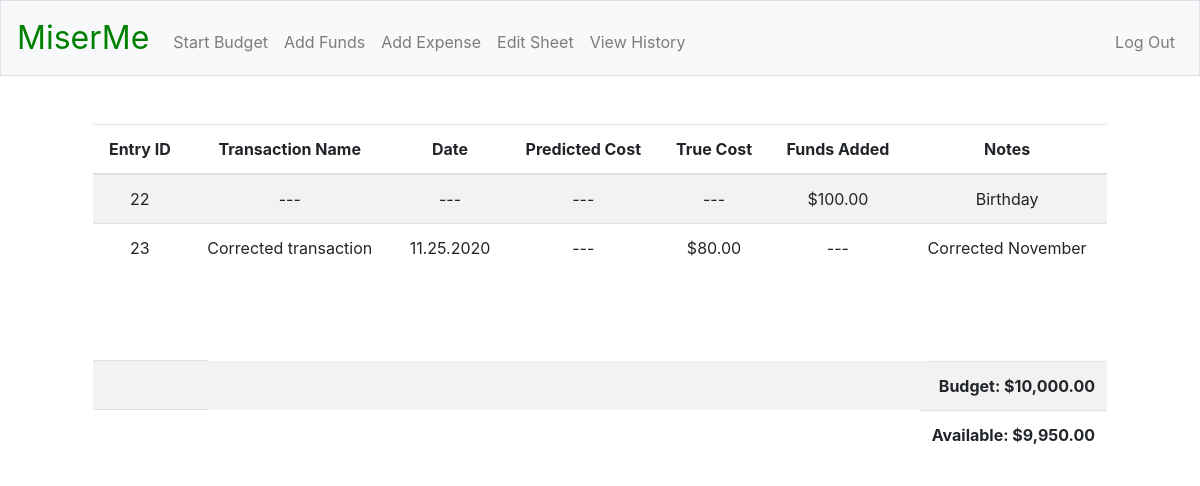
Before: / (signed in) with the older database file.
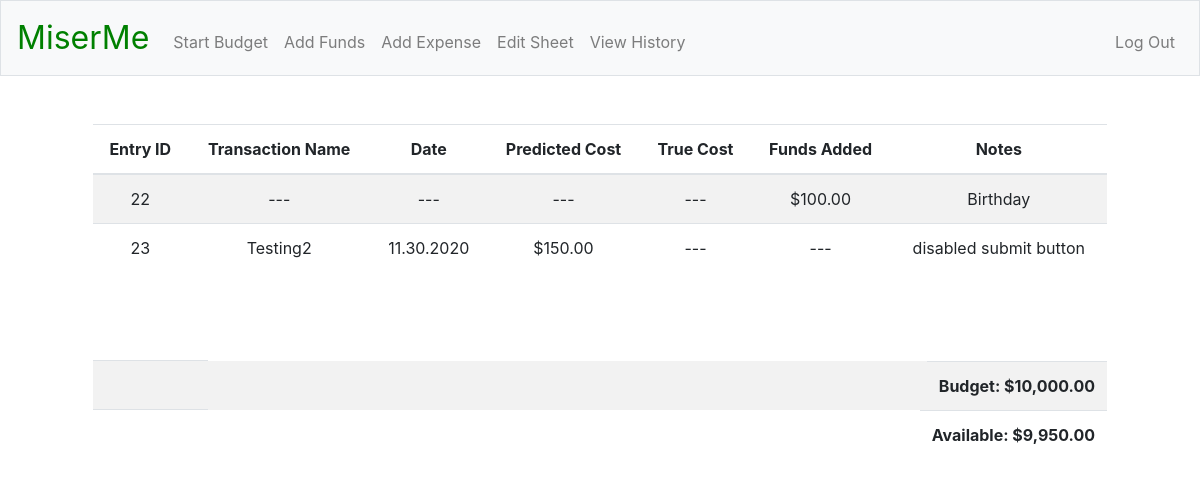
After: the same page with the newer database file.
### tables this page shows
CREATE TABLE finances (
funds_id INTEGER PRIMARY KEY AUTOINCREMENT NOT NULL,
user_id INTEGER NOT NULL,
txn_name TEXT NOT NULL,
date TEXT NOT NULL,
predicted_cost REAL NOT NULL,
true_cost REAL NOT NULL,
funds_added REAL NOT NULL DEFAULT "---",
notes TEXT NOT NULL,
FOREIGN KEY(user_id) REFERENCES registrants(id));

### app.py (the view)
@app.route("/")
@login_required
def index():
    c.execute("SELECT funds_id, txn_name, date, predicted_cost, true_cost, funds_added, notes FROM finances WHERE user_id = :user_id", {"user_id": session["user_id"]})
    rows = c.fetchall()
    funds_snapshot = []
    for row in rows:
        funds_snapshot.append({
            "funds_id": row[0],
            "name": row[1],
            "date": row[2],
            "predict": usd(row[3]),
            "true": usd(row[4]),
            "added": usd(row[5]),
            "notes": row[6]
        })
    c.execute("SELECT funds, budget FROM registrants WHERE id = :user_id", {"user_id": session["user_id"]})
    rows = c.fetchall()
    current_funds = usd(rows[0][0])
    budget = usd(rows[0][1])
    return render_template("index.html", funds_snapshot=funds_snapshot, current_funds=current_funds, budget=budget)

### helpers.py (called while the page is built)
def login_required(f):
    @wraps(f)
    def decorated_functions(*args, **kwargs):
        if session.get("user_id") is None:
            return redirect("/login")
        return f(*args, **kwargs)
    return decorated_functions

def usd(value):
    if isinstance(value, float):
        return f"${value:,.2f}"
    else:
        return value

### templates/index.html (shortened to what this page needs)
{% extends "layout.html" %}
{% block main %}
<div class="col-12">
    <table class="table table-striped">
        <thead>
            <tr>
                <th>Entry ID</th>
                <th>Transaction Name</th>
                <th>Date</th>
                <th>Predicted Cost</th>
                <th>True Cost</th>
                <th>Funds Added</th>
                <th>Notes</th>
            </tr>
        </thead>
        <tbody>
            {% for i in funds_snapshot %}
            <tr>
                <td>{{ i["funds_id"] }}</td>
                <td>{{ i["name"] }}</td>
                <td>{{ i["date"] }}</td>
                <td>{{ i["predict"] }}</td>
                <td>{{ i["true"] }}</td>
                <td>{{ i["added"] }}</td>
                <td>{{ i["notes"] }}</td>
            </tr>
            {% endfor %}
        </tbody>
    </table>
</div>
<br>
<br>
<br>
<div class="col-12">
    <table class="table table-striped">
        <tbody>
            <tr>
                <td colspan="6"></td>
                <td style="font-weight: bold; float: right;">Budget: {{ budget }}</td>
            </tr>
            <tr>
                <td colspan="6"></td>
                <td style="font-weight: bold; float: right;">Available: {{ current_funds }}</td>
            </tr>
        </tbody>
    </table>
</div>
{% endblock %}

### templates/layout.html (shortened to what this page needs)
<!DOCTYPE html>
<html lang="en">
    <head>
        <link rel="stylesheet" href="https://stackpath.bootstrapcdn.com/bootstrap/4.5.2/css/bootstrap.min.css">
        <link href="/static/styles.css" rel="stylesheet">
    </head>
    <body>
        <nav class="navbar navbar-expand-md navbar-light bg-light border">
            <a class="navbar-brand" href="/"><span class="miserme_brand">MiserMe</span></a>
            <div class="collapse navbar-collapse" id="navbar">
                {% if session.user_id %}
                    <ul class="navbar-nav mr-auto mt-2">
                        <li class="nav-item"><a class="nav-link" href="/start_budget">Start Budget</a></li>
                        <li class="nav-item"><a class="nav-link" href="/add_funds">Add Funds</a></li>
                        <li class="nav-item"><a class="nav-link" href="/expense">Add Expense</a></li>
                        <li class="nav-item"><a class="nav-link" href="/edit">Edit Sheet</a></li>
                        <li class="nav-item"><a class="nav-link" href="/history">View History</a></li>
                    </ul>
                    <ul class="navbar-nav ml-auto mt-2">
                        <li class="nav-item"><a class="nav-link" href="/logout">Log Out</a></li>
                    </ul>
                {% else %}
                    <ul class="navbar-nav ml-auto mt-2">
                        <li class="nav-item"><a class="nav-link" href="/register">Register</a></li>
                        <li class="nav-item"><a class="nav-link" href="/login">Log In</a></li>
                    </ul>
                {% endif %}
            </div>
        </nav>
        <main class="container p-5">
            {% block main %}{% endblock %}
        </main>
    </body>
</html>

### static/styles.css (style rules this page uses)
main { overflow-x: auto; text-align: center; }
nav .navbar-brand { font-size: xx-large; }
nav .navbar-brand .miserme_brand { color: green; }

Changed rows visible on the page:
changed finances id 23: name "Corrected transaction" → "Testing2"; date "11.25.2020" → "11.30.2020"; predict "---" → "$150.00"; true "$80.00" → "---"; notes "Corrected November" → "disabled submit button"
